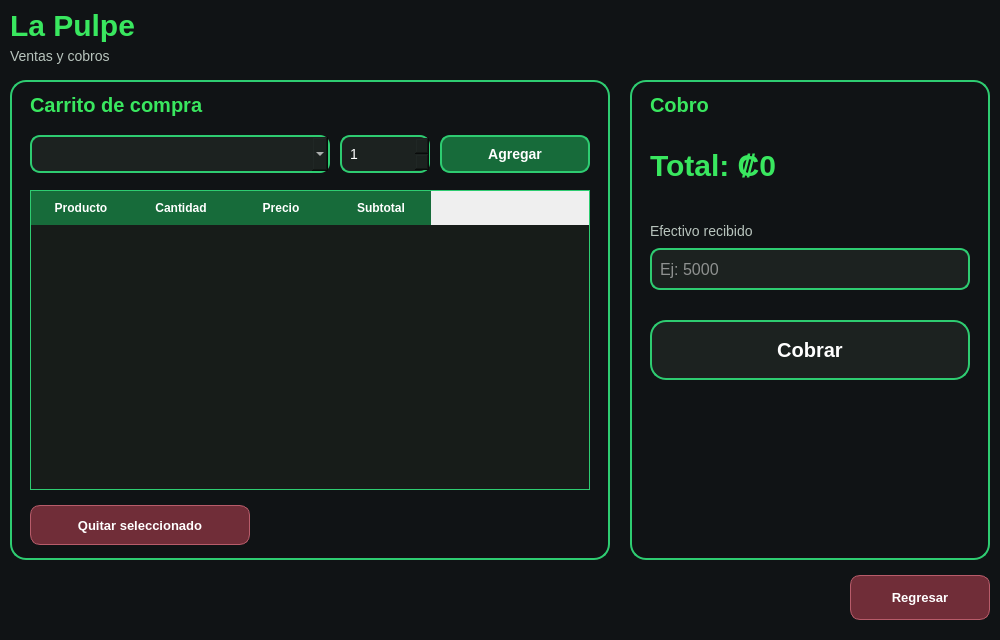
<?xml version="1.0" encoding="UTF-8"?>
<ui version="4.0">
 <class>VentanaVentas</class>
 <widget class="QDialog" name="VentanaVentas">
  <property name="geometry">
   <rect>
    <x>0</x>
    <y>0</y>
    <width>1000</width>
    <height>640</height>
   </rect>
  </property>
  <property name="windowTitle">
   <string>La Pulpe - Ventas y Cobros</string>
  </property>
  <property name="styleSheet">
   <string notr="true">
QDialog {
    background-color: #101315;
}
</string>
  </property>
  <widget class="QLabel" name="lblTitulo">
   <property name="geometry">
    <rect>
     <x>10</x>
     <y>5</y>
     <width>300</width>
     <height>40</height>
    </rect>
   </property>
   <property name="styleSheet">
    <string notr="true">
QLabel {
    color: #39E75F;
    font-size: 30px;
    font-weight: bold;
    background: transparent;
}
</string>
   </property>
   <property name="text">
    <string>La Pulpe</string>
   </property>
  </widget>
  <widget class="QLabel" name="lblSubtitulo">
   <property name="geometry">
    <rect>
     <x>10</x>
     <y>45</y>
     <width>500</width>
     <height>22</height>
    </rect>
   </property>
   <property name="styleSheet">
    <string notr="true">
QLabel {
    color: #B8C4BD;
    font-size: 14px;
    background: transparent;
}
</string>
   </property>
   <property name="text">
    <string>Ventas y cobros</string>
   </property>
  </widget>
  <widget class="QFrame" name="panelCarrito">
   <property name="geometry">
    <rect>
     <x>10</x>
     <y>80</y>
     <width>600</width>
     <height>480</height>
    </rect>
   </property>
   <property name="styleSheet">
    <string notr="true">
QFrame#panelCarrito {
    background-color: #101315;
    border: 2px solid #2ECC71;
    border-radius: 16px;
}
</string>
   </property>
   <widget class="QLabel" name="lblTituloCarrito">
    <property name="geometry">
     <rect>
      <x>20</x>
      <y>10</y>
      <width>400</width>
      <height>30</height>
     </rect>
    </property>
    <property name="styleSheet">
     <string notr="true">
QLabel {
    color: #39E75F;
    font-size: 20px;
    font-weight: bold;
    border: none;
    background: transparent;
}
</string>
    </property>
    <property name="text">
     <string>Carrito de compra</string>
    </property>
   </widget>
   <widget class="QComboBox" name="cmbProducto">
    <property name="geometry">
     <rect>
      <x>20</x>
      <y>55</y>
      <width>300</width>
      <height>38</height>
     </rect>
    </property>
    <property name="styleSheet">
     <string notr="true">
QComboBox {
    background-color: #1C2220;
    color: #FFFFFF;
    border: 2px solid #2ECC71;
    border-radius: 10px;
    padding: 6px;
    font-size: 14px;
}

QComboBox QAbstractItemView {
    background-color: #1C2220;
    color: #FFFFFF;
    selection-background-color: #176B3A;
}
</string>
    </property>
   </widget>
   <widget class="QSpinBox" name="spnCantidad">
    <property name="geometry">
     <rect>
      <x>330</x>
      <y>55</y>
      <width>90</width>
      <height>38</height>
     </rect>
    </property>
    <property name="styleSheet">
     <string notr="true">
QSpinBox {
    background-color: #1C2220;
    color: #FFFFFF;
    border: 2px solid #2ECC71;
    border-radius: 10px;
    padding: 6px;
    font-size: 14px;
}
</string>
    </property>
    <property name="minimum">
     <number>1</number>
    </property>
    <property name="maximum">
     <number>9999</number>
    </property>
   </widget>
   <widget class="QPushButton" name="btnAgregar">
    <property name="geometry">
     <rect>
      <x>430</x>
      <y>55</y>
      <width>150</width>
      <height>38</height>
     </rect>
    </property>
    <property name="styleSheet">
     <string notr="true">
QPushButton {
    background-color: #176B3A;
    color: #FFFFFF;
    border: 2px solid #2ECC71;
    border-radius: 10px;
    font-size: 14px;
    font-weight: bold;
}

QPushButton:hover {
    background-color: #234B35;
    border: 2px solid #4CFF88;
}

QPushButton:pressed {
    background-color: #0F4A28;
}
</string>
    </property>
    <property name="text">
     <string>Agregar</string>
    </property>
   </widget>
   <widget class="QTableWidget" name="tablaCarrito">
    <property name="geometry">
     <rect>
      <x>20</x>
      <y>110</y>
      <width>560</width>
      <height>300</height>
     </rect>
    </property>
    <property name="styleSheet">
     <string notr="true">
QTableWidget {
    background-color: #171C19;
    color: #FFFFFF;
    border: 1px solid #2ECC71;
    gridline-color: #234B35;
    selection-background-color: #234B35;
    font-size: 14px;
}

QHeaderView::section {
    background-color: #176B3A;
    color: #FFFFFF;
    font-weight: bold;
    border: none;
    padding: 8px;
}
</string>
    </property>
    <property name="editTriggers">
     <set>QAbstractItemView::EditTrigger::NoEditTriggers</set>
    </property>
    <property name="selectionMode">
     <enum>QAbstractItemView::SelectionMode::SingleSelection</enum>
    </property>
    <property name="selectionBehavior">
     <enum>QAbstractItemView::SelectionBehavior::SelectRows</enum>
    </property>
    <column>
     <property name="text">
      <string>Producto</string>
     </property>
    </column>
    <column>
     <property name="text">
      <string>Cantidad</string>
     </property>
    </column>
    <column>
     <property name="text">
      <string>Precio</string>
     </property>
    </column>
    <column>
     <property name="text">
      <string>Subtotal</string>
     </property>
    </column>
   </widget>
   <widget class="QPushButton" name="btnQuitar">
    <property name="geometry">
     <rect>
      <x>20</x>
      <y>425</y>
      <width>220</width>
      <height>40</height>
     </rect>
    </property>
    <property name="styleSheet">
     <string notr="true">
QPushButton {
    background-color: #702D38;
    color: #FFFFFF;
    border: 1px solid #B85C6A;
    border-radius: 10px;
    font-size: 13px;
    font-weight: bold;
}

QPushButton:hover {
    background-color: #923D4B;
    border: 1px solid #E07A89;
}

QPushButton:pressed {
    background-color: #54212A;
}
</string>
    </property>
    <property name="text">
     <string>Quitar seleccionado</string>
    </property>
   </widget>
  </widget>
  <widget class="QFrame" name="panelCobro">
   <property name="geometry">
    <rect>
     <x>630</x>
     <y>80</y>
     <width>360</width>
     <height>480</height>
    </rect>
   </property>
   <property name="styleSheet">
    <string notr="true">
QFrame#panelCobro {
    background-color: #101315;
    border: 2px solid #2ECC71;
    border-radius: 16px;
}
</string>
   </property>
   <widget class="QLabel" name="lblTituloCobro">
    <property name="geometry">
     <rect>
      <x>20</x>
      <y>10</y>
      <width>300</width>
      <height>30</height>
     </rect>
    </property>
    <property name="styleSheet">
     <string notr="true">
QLabel {
    color: #39E75F;
    font-size: 20px;
    font-weight: bold;
    border: none;
    background: transparent;
}
</string>
    </property>
    <property name="text">
     <string>Cobro</string>
    </property>
   </widget>
   <widget class="QLabel" name="lblTotal">
    <property name="geometry">
     <rect>
      <x>20</x>
      <y>60</y>
      <width>320</width>
      <height>50</height>
     </rect>
    </property>
    <property name="styleSheet">
     <string notr="true">
QLabel {
    color: #39E75F;
    font-size: 30px;
    font-weight: bold;
    border: none;
    background: transparent;
}
</string>
    </property>
    <property name="text">
     <string>Total: ₡0</string>
    </property>
   </widget>
   <widget class="QLabel" name="lblEfectivo">
    <property name="geometry">
     <rect>
      <x>20</x>
      <y>140</y>
      <width>300</width>
      <height>22</height>
     </rect>
    </property>
    <property name="styleSheet">
     <string notr="true">
QLabel {
    color: #B8C4BD;
    font-size: 14px;
    border: none;
    background: transparent;
}
</string>
    </property>
    <property name="text">
     <string>Efectivo recibido</string>
    </property>
   </widget>
   <widget class="QLineEdit" name="txtEfectivo">
    <property name="geometry">
     <rect>
      <x>20</x>
      <y>168</y>
      <width>320</width>
      <height>42</height>
     </rect>
    </property>
    <property name="styleSheet">
     <string notr="true">
QLineEdit {
    background-color: #1C2220;
    color: #FFFFFF;
    border: 2px solid #2ECC71;
    border-radius: 10px;
    padding: 6px;
    font-size: 16px;
}
</string>
    </property>
    <property name="placeholderText">
     <string>Ej: 5000</string>
    </property>
   </widget>
   <widget class="QPushButton" name="btnCobrar">
    <property name="geometry">
     <rect>
      <x>20</x>
      <y>240</y>
      <width>320</width>
      <height>60</height>
     </rect>
    </property>
    <property name="styleSheet">
     <string notr="true">
QPushButton {
    background-color: #1C2220;
    color: #FFFFFF;
    border: 2px solid #2ECC71;
    border-radius: 16px;
    font-size: 20px;
    font-weight: bold;
}

QPushButton:hover {
    background-color: #234B35;
    border: 2px solid #4CFF88;
}

QPushButton:pressed {
    background-color: #176B3A;
}
</string>
    </property>
    <property name="text">
     <string>Cobrar</string>
    </property>
   </widget>
   <widget class="QLabel" name="lblMensaje">
    <property name="geometry">
     <rect>
      <x>20</x>
      <y>370</y>
      <width>820</width>
      <height>30</height>
     </rect>
    </property>
    <property name="styleSheet">
     <string notr="true">
QLabel {
    color: #FFFFFF;
    font-size: 14px;
    background: transparent;
}
</string>
    </property>
    <property name="text">
     <string/>
    </property>
   </widget>
  </widget>
  <widget class="QPushButton" name="btnRegresar">
   <property name="geometry">
    <rect>
     <x>850</x>
     <y>575</y>
     <width>140</width>
     <height>45</height>
    </rect>
   </property>
   <property name="styleSheet">
    <string notr="true">
QPushButton {
    background-color: #702D38;
    color: #FFFFFF;
    border: 1px solid #B85C6A;
    border-radius: 10px;
    padding: 10px;
    font-size: 13px;
    font-weight: bold;
}

QPushButton:hover {
    background-color: #923D4B;
    border: 1px solid #E07A89;
}

QPushButton:pressed {
    background-color: #54212A;
}
</string>
   </property>
   <property name="text">
    <string>Regresar</string>
   </property>
  </widget>
 </widget>
 <resources/>
 <connections/>
</ui>
